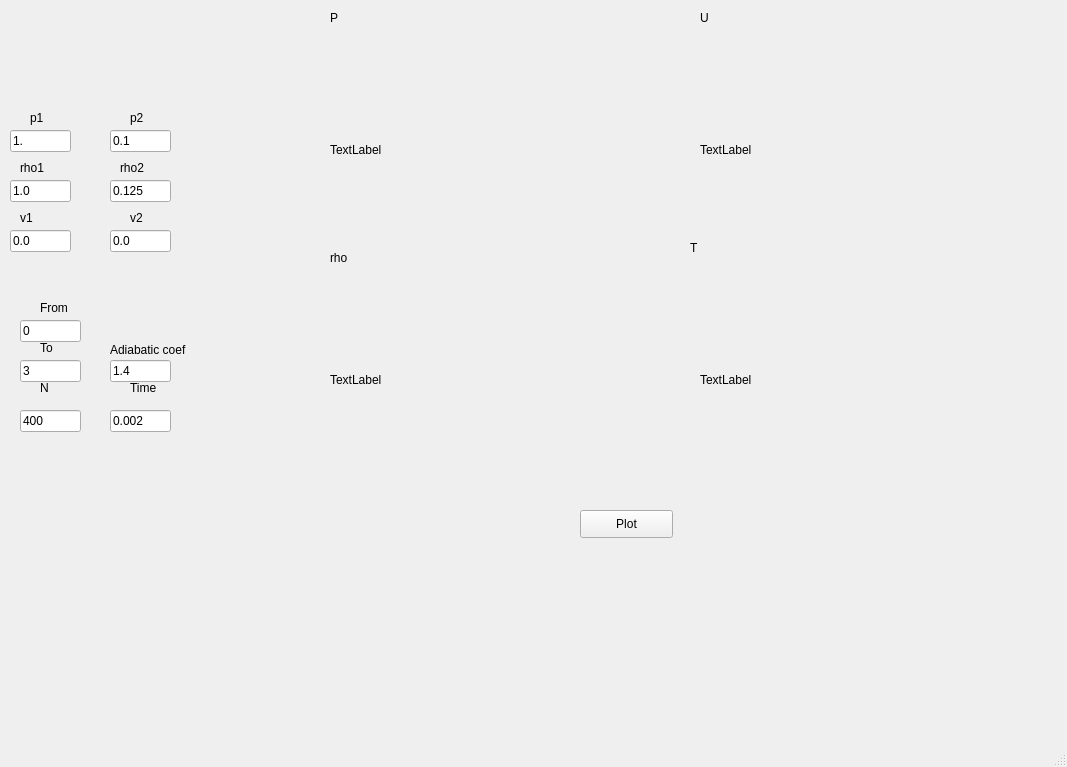
<?xml version="1.0" encoding="UTF-8"?>
<ui version="4.0">
 <class>MainWindow</class>
 <widget class="QMainWindow" name="MainWindow">
  <property name="geometry">
   <rect>
    <x>0</x>
    <y>0</y>
    <width>1067</width>
    <height>767</height>
   </rect>
  </property>
  <property name="windowTitle">
   <string>MainWindow</string>
  </property>
  <widget class="QWidget" name="centralwidget">
   <widget class="QLineEdit" name="v1_text">
    <property name="geometry">
     <rect>
      <x>10</x>
      <y>230</y>
      <width>61</width>
      <height>22</height>
     </rect>
    </property>
    <property name="text">
     <string>0.0</string>
    </property>
   </widget>
   <widget class="QLabel" name="label_3">
    <property name="geometry">
     <rect>
      <x>20</x>
      <y>210</y>
      <width>31</width>
      <height>16</height>
     </rect>
    </property>
    <property name="text">
     <string>v1</string>
    </property>
   </widget>
   <widget class="QLineEdit" name="Adibatic_text">
    <property name="geometry">
     <rect>
      <x>110</x>
      <y>360</y>
      <width>61</width>
      <height>22</height>
     </rect>
    </property>
    <property name="text">
     <string>1.4</string>
    </property>
   </widget>
   <widget class="QLabel" name="label_10">
    <property name="geometry">
     <rect>
      <x>130</x>
      <y>380</y>
      <width>31</width>
      <height>16</height>
     </rect>
    </property>
    <property name="text">
     <string>Time</string>
    </property>
   </widget>
   <widget class="QLabel" name="label_4">
    <property name="geometry">
     <rect>
      <x>120</x>
      <y>160</y>
      <width>31</width>
      <height>16</height>
     </rect>
    </property>
    <property name="text">
     <string>rho2</string>
    </property>
   </widget>
   <widget class="QLabel" name="label_11">
    <property name="geometry">
     <rect>
      <x>110</x>
      <y>340</y>
      <width>81</width>
      <height>20</height>
     </rect>
    </property>
    <property name="text">
     <string>Adiabatic coef</string>
    </property>
   </widget>
   <widget class="QLineEdit" name="N_text">
    <property name="geometry">
     <rect>
      <x>20</x>
      <y>410</y>
      <width>61</width>
      <height>22</height>
     </rect>
    </property>
    <property name="text">
     <string>400</string>
    </property>
   </widget>
   <widget class="QLineEdit" name="To_text">
    <property name="geometry">
     <rect>
      <x>20</x>
      <y>360</y>
      <width>61</width>
      <height>22</height>
     </rect>
    </property>
    <property name="text">
     <string>3</string>
    </property>
   </widget>
   <widget class="QLineEdit" name="p1_text">
    <property name="geometry">
     <rect>
      <x>10</x>
      <y>130</y>
      <width>61</width>
      <height>22</height>
     </rect>
    </property>
    <property name="text">
     <string>1.</string>
    </property>
   </widget>
   <widget class="QLabel" name="label_8">
    <property name="geometry">
     <rect>
      <x>40</x>
      <y>300</y>
      <width>31</width>
      <height>16</height>
     </rect>
    </property>
    <property name="text">
     <string>From</string>
    </property>
   </widget>
   <widget class="QLabel" name="label_2">
    <property name="geometry">
     <rect>
      <x>20</x>
      <y>160</y>
      <width>31</width>
      <height>16</height>
     </rect>
    </property>
    <property name="text">
     <string>rho1</string>
    </property>
   </widget>
   <widget class="QLineEdit" name="v2_text">
    <property name="geometry">
     <rect>
      <x>110</x>
      <y>230</y>
      <width>61</width>
      <height>22</height>
     </rect>
    </property>
    <property name="text">
     <string>0.0</string>
    </property>
   </widget>
   <widget class="QLabel" name="label_6">
    <property name="geometry">
     <rect>
      <x>130</x>
      <y>210</y>
      <width>31</width>
      <height>16</height>
     </rect>
    </property>
    <property name="text">
     <string>v2</string>
    </property>
   </widget>
   <widget class="QLabel" name="label_9">
    <property name="geometry">
     <rect>
      <x>40</x>
      <y>380</y>
      <width>31</width>
      <height>16</height>
     </rect>
    </property>
    <property name="text">
     <string>N</string>
    </property>
   </widget>
   <widget class="QLineEdit" name="From_text">
    <property name="geometry">
     <rect>
      <x>20</x>
      <y>320</y>
      <width>61</width>
      <height>22</height>
     </rect>
    </property>
    <property name="text">
     <string>0</string>
    </property>
   </widget>
   <widget class="QLineEdit" name="p2_text">
    <property name="geometry">
     <rect>
      <x>110</x>
      <y>130</y>
      <width>61</width>
      <height>22</height>
     </rect>
    </property>
    <property name="text">
     <string>0.1</string>
    </property>
   </widget>
   <widget class="QLabel" name="label">
    <property name="geometry">
     <rect>
      <x>30</x>
      <y>110</y>
      <width>31</width>
      <height>16</height>
     </rect>
    </property>
    <property name="text">
     <string>p1</string>
    </property>
   </widget>
   <widget class="QLabel" name="label_7">
    <property name="geometry">
     <rect>
      <x>40</x>
      <y>340</y>
      <width>31</width>
      <height>16</height>
     </rect>
    </property>
    <property name="text">
     <string>To</string>
    </property>
   </widget>
   <widget class="QLineEdit" name="Time_text">
    <property name="geometry">
     <rect>
      <x>110</x>
      <y>410</y>
      <width>61</width>
      <height>22</height>
     </rect>
    </property>
    <property name="text">
     <string>0.002</string>
    </property>
   </widget>
   <widget class="QLabel" name="label_5">
    <property name="geometry">
     <rect>
      <x>130</x>
      <y>110</y>
      <width>31</width>
      <height>16</height>
     </rect>
    </property>
    <property name="text">
     <string>p2</string>
    </property>
   </widget>
   <widget class="QLineEdit" name="rho1_text">
    <property name="geometry">
     <rect>
      <x>10</x>
      <y>180</y>
      <width>61</width>
      <height>22</height>
     </rect>
    </property>
    <property name="text">
     <string>1.0</string>
    </property>
   </widget>
   <widget class="QLineEdit" name="rho2_text">
    <property name="geometry">
     <rect>
      <x>110</x>
      <y>180</y>
      <width>61</width>
      <height>22</height>
     </rect>
    </property>
    <property name="text">
     <string>0.125</string>
    </property>
   </widget>
   <widget class="QPushButton" name="Plot">
    <property name="geometry">
     <rect>
      <x>580</x>
      <y>510</y>
      <width>93</width>
      <height>28</height>
     </rect>
    </property>
    <property name="text">
     <string>Plot</string>
    </property>
   </widget>
   <widget class="QLabel" name="outputGraph2">
    <property name="geometry">
     <rect>
      <x>330</x>
      <y>280</y>
      <width>300</width>
      <height>200</height>
     </rect>
    </property>
    <property name="minimumSize">
     <size>
      <width>281</width>
      <height>151</height>
     </size>
    </property>
    <property name="text">
     <string>TextLabel</string>
    </property>
    <property name="textFormat">
     <enum>Qt::PlainText</enum>
    </property>
   </widget>
   <widget class="QLabel" name="label_12">
    <property name="geometry">
     <rect>
      <x>330</x>
      <y>10</y>
      <width>81</width>
      <height>16</height>
     </rect>
    </property>
    <property name="text">
     <string>P</string>
    </property>
   </widget>
   <widget class="QLabel" name="label_13">
    <property name="geometry">
     <rect>
      <x>330</x>
      <y>250</y>
      <width>81</width>
      <height>16</height>
     </rect>
    </property>
    <property name="text">
     <string>rho</string>
    </property>
   </widget>
   <widget class="QLabel" name="outputGraph3">
    <property name="geometry">
     <rect>
      <x>700</x>
      <y>280</y>
      <width>300</width>
      <height>200</height>
     </rect>
    </property>
    <property name="text">
     <string>TextLabel</string>
    </property>
   </widget>
   <widget class="QLabel" name="outputGraph1">
    <property name="geometry">
     <rect>
      <x>700</x>
      <y>50</y>
      <width>300</width>
      <height>200</height>
     </rect>
    </property>
    <property name="text">
     <string>TextLabel</string>
    </property>
   </widget>
   <widget class="QLabel" name="label_14">
    <property name="geometry">
     <rect>
      <x>700</x>
      <y>10</y>
      <width>81</width>
      <height>16</height>
     </rect>
    </property>
    <property name="text">
     <string>U</string>
    </property>
   </widget>
   <widget class="QLabel" name="label_15">
    <property name="geometry">
     <rect>
      <x>690</x>
      <y>240</y>
      <width>81</width>
      <height>16</height>
     </rect>
    </property>
    <property name="text">
     <string>T</string>
    </property>
   </widget>
   <widget class="QLabel" name="outputGraph">
    <property name="geometry">
     <rect>
      <x>330</x>
      <y>50</y>
      <width>300</width>
      <height>200</height>
     </rect>
    </property>
    <property name="text">
     <string>TextLabel</string>
    </property>
   </widget>
  </widget>
  <widget class="QMenuBar" name="menubar">
   <property name="geometry">
    <rect>
     <x>0</x>
     <y>0</y>
     <width>1067</width>
     <height>26</height>
    </rect>
   </property>
  </widget>
  <widget class="QStatusBar" name="statusbar"/>
 </widget>
 <resources/>
 <connections/>
</ui>
